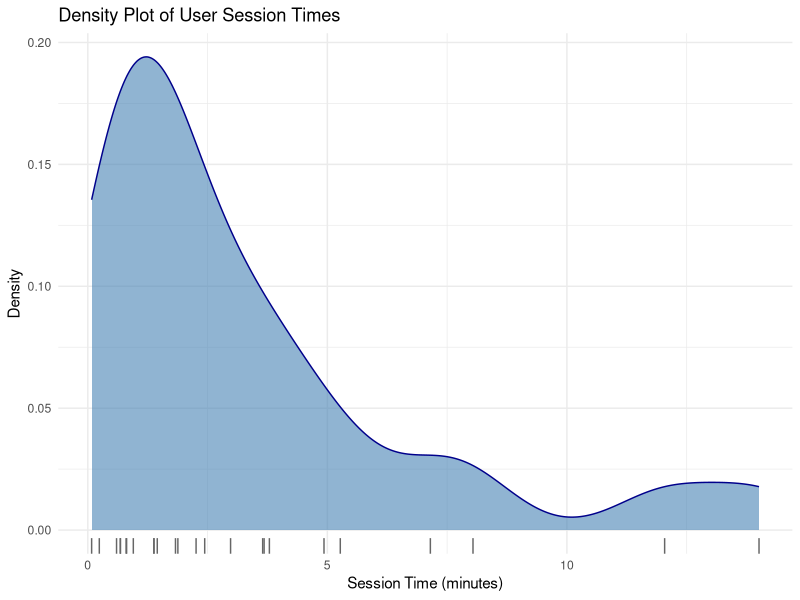

Reproduce this figure in R.
library(ggplot2)
d=c(1.88, 12.04, 5.27, 3.65, 0.68, 0.68, 0.24, 8.04, 3.68, 4.93, 0.08, 14.01, 7.15, 0.95, 0.8, 0.81, 1.45, 2.98, 2.26, 1.38, 3.79, 0.6, 1.38, 1.83, 2.44)
df <- data.frame(session_time = d)
ggplot(df, aes(x = session_time)) +
  geom_density(fill = "steelblue", alpha = 0.6, color = "darkblue") +
  geom_rug(sides = "b", color = "gray40") +
  labs(title = "Density Plot of User Session Times",
    x = "Session Time (minutes)",y = "Density") +theme_minimal()
